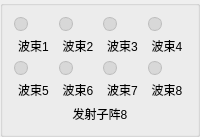
           <widget class="QGroupBox" name="grpArrayTx8">
            <property name="title">
             <string/>
            </property>
            <layout class="QVBoxLayout" name="layoutArrayTx8">
             <item>
              <layout class="QGridLayout" name="layoutArrayBeamsTx8">
               <item row="0" column="0">
                <layout class="QVBoxLayout" name="layoutTx8Beam1">
                 <item>
                  <widget class="QLabel" name="indicatorTx8Beam1">
                   <property name="minimumSize">
                    <size>
                     <width>14</width>
                     <height>14</height>
                    </size>
                   </property>
                   <property name="maximumSize">
                    <size>
                     <width>14</width>
                     <height>14</height>
                    </size>
                   </property>
                   <property name="styleSheet">
                    <string notr="true">background:#d8d8d8;border:1px solid #bdbdbd;border-radius:7px;</string>
                   </property>
                   <property name="text">
                    <string/>
                   </property>
                   <property name="alignment">
                    <set>Qt::AlignCenter</set>
                   </property>
                  </widget>
                 </item>
                 <item>
                  <widget class="QLabel" name="lblTx8Beam1">
                   <property name="text">
                    <string>波束1</string>
                   </property>
                   <property name="alignment">
                    <set>Qt::AlignCenter</set>
                   </property>
                  </widget>
                 </item>
                </layout>
               </item>
               <item row="0" column="1">
                <layout class="QVBoxLayout" name="layoutTx8Beam2">
                 <item>
                  <widget class="QLabel" name="indicatorTx8Beam2">
                   <property name="minimumSize">
                    <size>
                     <width>14</width>
                     <height>14</height>
                    </size>
                   </property>
                   <property name="maximumSize">
                    <size>
                     <width>14</width>
                     <height>14</height>
                    </size>
                   </property>
                   <property name="styleSheet">
                    <string notr="true">background:#d8d8d8;border:1px solid #bdbdbd;border-radius:7px;</string>
                   </property>
                   <property name="text">
                    <string/>
                   </property>
                   <property name="alignment">
                    <set>Qt::AlignCenter</set>
                   </property>
                  </widget>
                 </item>
                 <item>
                  <widget class="QLabel" name="lblTx8Beam2">
                   <property name="text">
                    <string>波束2</string>
                   </property>
                   <property name="alignment">
                    <set>Qt::AlignCenter</set>
                   </property>
                  </widget>
                 </item>
                </layout>
               </item>
               <item row="0" column="2">
                <layout class="QVBoxLayout" name="layoutTx8Beam3">
                 <item>
                  <widget class="QLabel" name="indicatorTx8Beam3">
                   <property name="minimumSize">
                    <size>
                     <width>14</width>
                     <height>14</height>
                    </size>
                   </property>
                   <property name="maximumSize">
                    <size>
                     <width>14</width>
                     <height>14</height>
                    </size>
                   </property>
                   <property name="styleSheet">
                    <string notr="true">background:#d8d8d8;border:1px solid #bdbdbd;border-radius:7px;</string>
                   </property>
                   <property name="text">
                    <string/>
                   </property>
                   <property name="alignment">
                    <set>Qt::AlignCenter</set>
                   </property>
                  </widget>
                 </item>
                 <item>
                  <widget class="QLabel" name="lblTx8Beam3">
                   <property name="text">
                    <string>波束3</string>
                   </property>
                   <property name="alignment">
                    <set>Qt::AlignCenter</set>
                   </property>
                  </widget>
                 </item>
                </layout>
               </item>
               <item row="0" column="3">
                <layout class="QVBoxLayout" name="layoutTx8Beam4">
                 <item>
                  <widget class="QLabel" name="indicatorTx8Beam4">
                   <property name="minimumSize">
                    <size>
                     <width>14</width>
                     <height>14</height>
                    </size>
                   </property>
                   <property name="maximumSize">
                    <size>
                     <width>14</width>
                     <height>14</height>
                    </size>
                   </property>
                   <property name="styleSheet">
                    <string notr="true">background:#d8d8d8;border:1px solid #bdbdbd;border-radius:7px;</string>
                   </property>
                   <property name="text">
                    <string/>
                   </property>
                   <property name="alignment">
                    <set>Qt::AlignCenter</set>
                   </property>
                  </widget>
                 </item>
                 <item>
                  <widget class="QLabel" name="lblTx8Beam4">
                   <property name="text">
                    <string>波束4</string>
                   </property>
                   <property name="alignment">
                    <set>Qt::AlignCenter</set>
                   </property>
                  </widget>
                 </item>
                </layout>
               </item>
               <item row="1" column="0">
                <layout class="QVBoxLayout" name="layoutTx8Beam5">
                 <item>
                  <widget class="QLabel" name="indicatorTx8Beam5">
                   <property name="minimumSize">
                    <size>
                     <width>14</width>
                     <height>14</height>
                    </size>
                   </property>
                   <property name="maximumSize">
                    <size>
                     <width>14</width>
                     <height>14</height>
                    </size>
                   </property>
                   <property name="styleSheet">
                    <string notr="true">background:#d8d8d8;border:1px solid #bdbdbd;border-radius:7px;</string>
                   </property>
                   <property name="text">
                    <string/>
                   </property>
                   <property name="alignment">
                    <set>Qt::AlignCenter</set>
                   </property>
                  </widget>
                 </item>
                 <item>
                  <widget class="QLabel" name="lblTx8Beam5">
                   <property name="text">
                    <string>波束5</string>
                   </property>
                   <property name="alignment">
                    <set>Qt::AlignCenter</set>
                   </property>
                  </widget>
                 </item>
                </layout>
               </item>
               <item row="1" column="1">
                <layout class="QVBoxLayout" name="layoutTx8Beam6">
                 <item>
                  <widget class="QLabel" name="indicatorTx8Beam6">
                   <property name="minimumSize">
                    <size>
                     <width>14</width>
                     <height>14</height>
                    </size>
                   </property>
                   <property name="maximumSize">
                    <size>
                     <width>14</width>
                     <height>14</height>
                    </size>
                   </property>
                   <property name="styleSheet">
                    <string notr="true">background:#d8d8d8;border:1px solid #bdbdbd;border-radius:7px;</string>
                   </property>
                   <property name="text">
                    <string/>
                   </property>
                   <property name="alignment">
                    <set>Qt::AlignCenter</set>
                   </property>
                  </widget>
                 </item>
                 <item>
                  <widget class="QLabel" name="lblTx8Beam6">
                   <property name="text">
                    <string>波束6</string>
                   </property>
                   <property name="alignment">
                    <set>Qt::AlignCenter</set>
                   </property>
                  </widget>
                 </item>
                </layout>
               </item>
               <item row="1" column="2">
                <layout class="QVBoxLayout" name="layoutTx8Beam7">
                 <item>
                  <widget class="QLabel" name="indicatorTx8Beam7">
                   <property name="minimumSize">
                    <size>
                     <width>14</width>
                     <height>14</height>
                    </size>
                   </property>
                   <property name="maximumSize">
                    <size>
                     <width>14</width>
                     <height>14</height>
                    </size>
                   </property>
                   <property name="styleSheet">
                    <string notr="true">background:#d8d8d8;border:1px solid #bdbdbd;border-radius:7px;</string>
                   </property>
                   <property name="text">
                    <string/>
                   </property>
                   <property name="alignment">
                    <set>Qt::AlignCenter</set>
                   </property>
                  </widget>
                 </item>
                 <item>
                  <widget class="QLabel" name="lblTx8Beam7">
                   <property name="text">
                    <string>波束7</string>
                   </property>
                   <property name="alignment">
                    <set>Qt::AlignCenter</set>
                   </property>
                  </widget>
                 </item>
                </layout>
               </item>
               <item row="1" column="3">
                <layout class="QVBoxLayout" name="layoutTx8Beam8">
                 <item>
                  <widget class="QLabel" name="indicatorTx8Beam8">
                   <property name="minimumSize">
                    <size>
                     <width>14</width>
                     <height>14</height>
                    </size>
                   </property>
                   <property name="maximumSize">
                    <size>
                     <width>14</width>
                     <height>14</height>
                    </size>
                   </property>
                   <property name="styleSheet">
                    <string notr="true">background:#d8d8d8;border:1px solid #bdbdbd;border-radius:7px;</string>
                   </property>
                   <property name="text">
                    <string/>
                   </property>
                   <property name="alignment">
                    <set>Qt::AlignCenter</set>
                   </property>
                  </widget>
                 </item>
                 <item>
                  <widget class="QLabel" name="lblTx8Beam8">
                   <property name="text">
                    <string>波束8</string>
                   </property>
                   <property name="alignment">
                    <set>Qt::AlignCenter</set>
                   </property>
                  </widget>
                 </item>
                </layout>
               </item>
              </layout>
             </item>
             <item>
              <widget class="QLabel" name="lblArrayNameTx8">
               <property name="text">
                <string>发射子阵8</string>
               </property>
               <property name="alignment">
                <set>Qt::AlignCenter</set>
               </property>
              </widget>
             </item>
            </layout>
           </widget>
